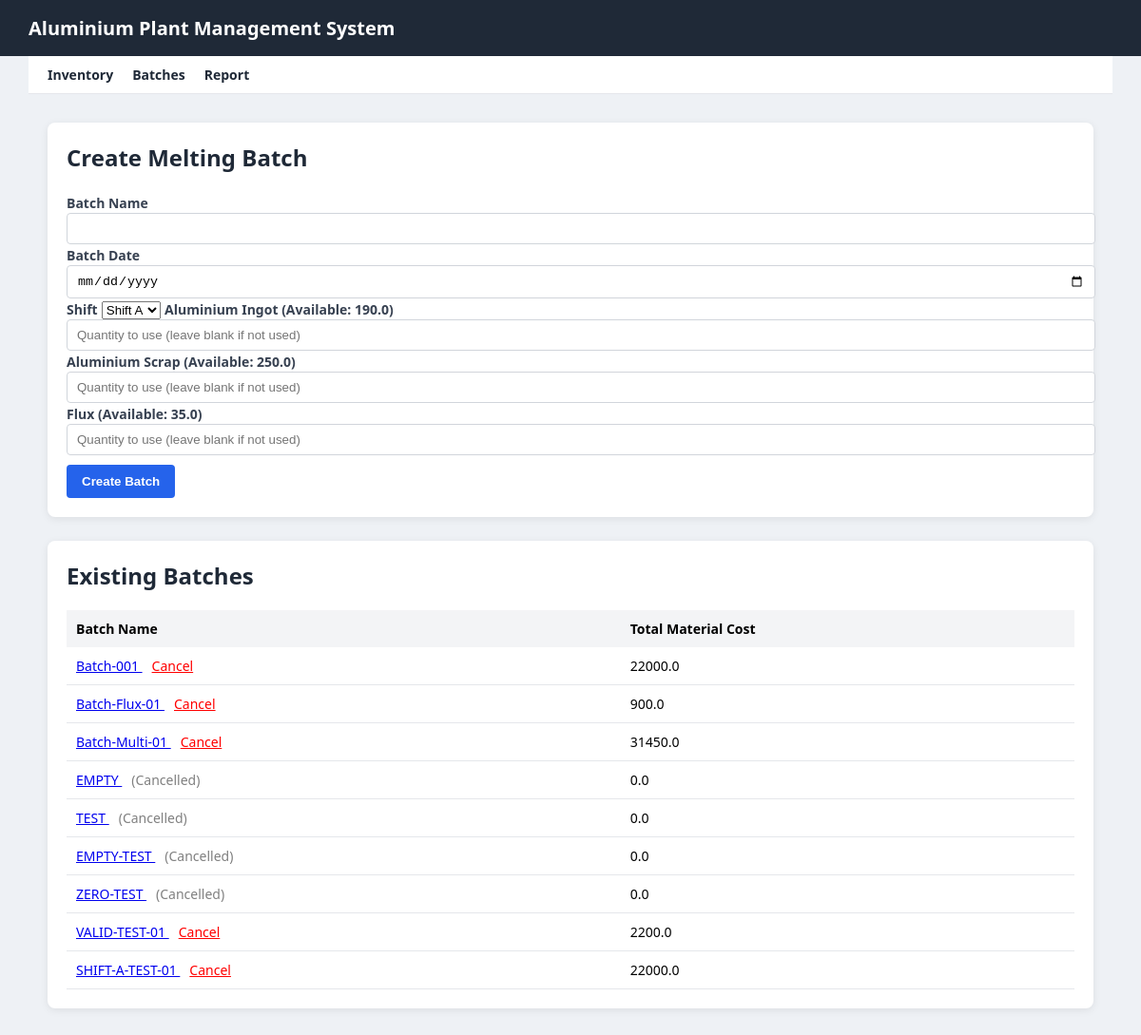
Page /batch on the earlier database version.
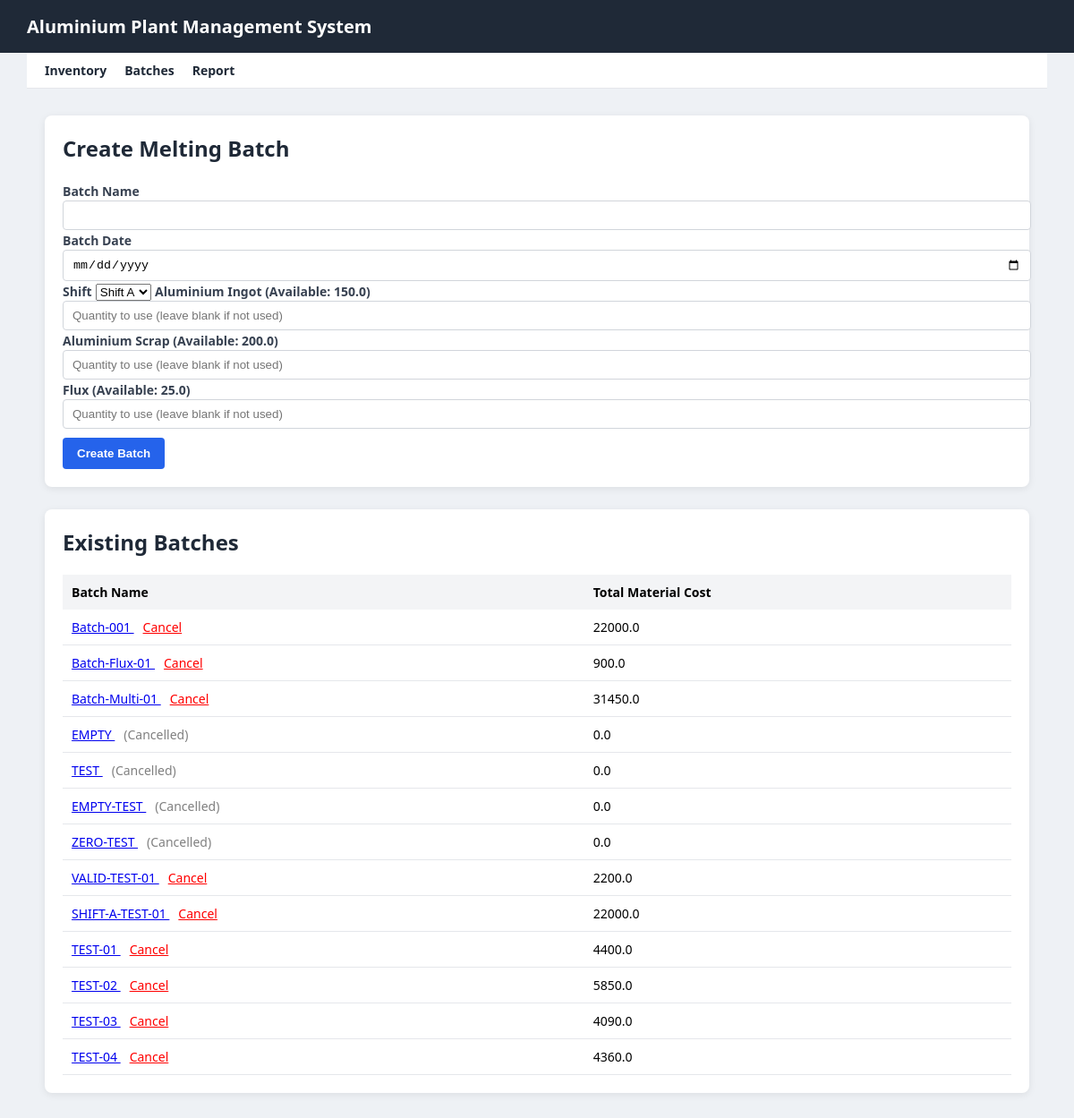
Same page on the later database version.
### tables this page shows
CREATE TABLE inventory (
    id INTEGER PRIMARY KEY AUTOINCREMENT,
    item_name TEXT,
    category TEXT,
    quantity REAL,
    cost_per_unit REAL
, min_level REAL DEFAULT 0, plant_id INTEGER, item_code TEXT);

CREATE TABLE batches (
    id INTEGER PRIMARY KEY AUTOINCREMENT,
    batch_name TEXT,
    material_cost REAL
, status TEXT DEFAULT 'completed', batch_date TEXT, shift TEXT, created_at TEXT, plant_id INTEGER, batch_code TEXT);

### app.py (the view, shortened to what this page needs)
@app.route('/batch', methods=['GET', 'POST'])
def batch():
    conn = get_db_connection()
    inventory = conn.execute("SELECT * FROM inventory").fetchall()
    batches = conn.execute("SELECT * FROM batches").fetchall()
    conn.close()
    return render_template('batch.html', inventory=inventory, batches=batches)

### templates/batch.html (shortened to what this page needs)
<!DOCTYPE html>
<html>
<head>
    <link rel="stylesheet" href="{{ url_for('static', filename='style.css') }}">
</head>
<body>
<div class="header">Aluminium Plant Management System</div>
<div class="nav">
    <a href="/inventory">Inventory</a>
    <a href="/batch">Batches</a>
    <a href="/report">Report</a>
</div>
<div class="container">
    <div class="card">
        <h2>Create Melting Batch</h2>
        <form method="post">
            <label>Batch Name</label>
            <input type="text" name="batch_name" required>
            <label>Batch Date</label>
            <input type="date" name="batch_date" required>
            <label>Shift</label>
            <select name="shift" required>
                <option value="A">Shift A</option>
            </select>
            {% for item in inventory %}
                <label>
                    {{ item.item_name }} (Available: {{ item.quantity }})
                </label>
                <input type="number"
                       step="0.01"
                       min="0"
                       name="material_{{ item.id }}"
                       placeholder="Quantity to use (leave blank if not used)">
            {% endfor %}
            <button type="submit">Create Batch</button>
        </form>
    </div>
    <div class="card">
        <h2>Existing Batches</h2>
        <table>
            <tr>
                <th>Batch Name</th>
                <th>Total Material Cost</th>
            </tr>
            {% for batch in batches %}
            <tr>
                <td>
                    <a href="/batch/{{ batch.id }}">
                        {{ batch.batch_name }}
                    </a>
                    {% if batch.status != 'cancelled' %}
                        <a href="/batch/cancel/{{ batch.id }}"
                           style="color:red; margin-left:10px;">
                            Cancel
                        </a>
                    {% else %}
                        <span style="color:gray; margin-left:10px;">
                            (Cancelled)
                        </span>
                    {% endif %}
                </td>
                <td>{{ batch.material_cost }}</td>
            </tr>
            {% else %}
            <tr>
                <td colspan="2">No batches yet</td>
            </tr>
            {% endfor %}
        </table>
    </div>
</div>
</body>
</html>

Differences in the rows shown:
changed inventory "Aluminium Ingot": quantity "190.0" → "150.0"
changed inventory "Aluminium Scrap": quantity "250.0" → "200.0"
changed inventory "Flux": quantity "35.0" → "25.0"
added batches: batch_name "TEST-01", material_cost "4400.0"
added batches: batch_name "TEST-02", material_cost "5850.0"
added batches: batch_name "TEST-03", material_cost "4090.0"
added batches: batch_name "TEST-04", material_cost "4360.0"
